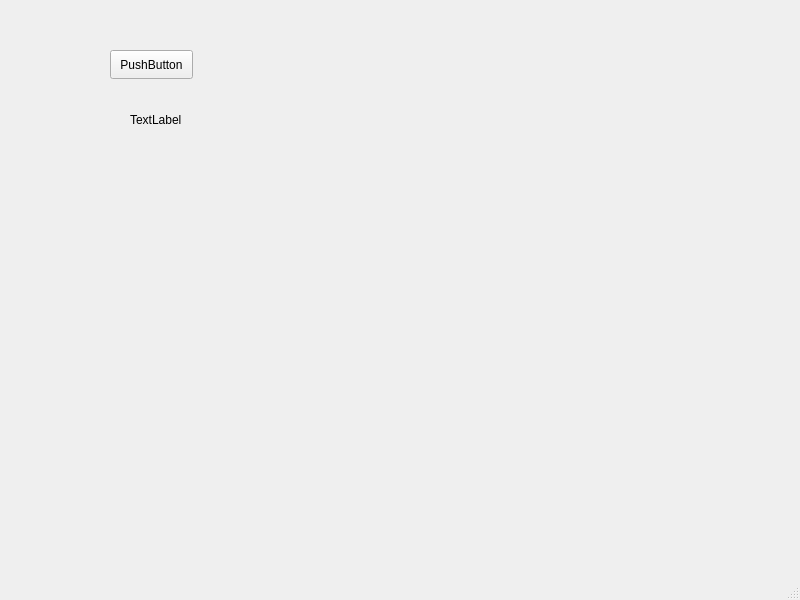
<?xml version="1.0" encoding="UTF-8"?>
<ui version="4.0">
 <class>MainWindow</class>
 <widget class="QMainWindow" name="MainWindow">
  <property name="geometry">
   <rect>
    <x>0</x>
    <y>0</y>
    <width>800</width>
    <height>600</height>
   </rect>
  </property>
  <property name="windowTitle">
   <string>MainWindow</string>
  </property>
  <widget class="QWidget" name="centralwidget">
   <widget class="QLabel" name="label">
    <property name="geometry">
     <rect>
      <x>130</x>
      <y>110</y>
      <width>63</width>
      <height>20</height>
     </rect>
    </property>
    <property name="text">
     <string>TextLabel</string>
    </property>
   </widget>
   <widget class="QPushButton" name="pushButton">
    <property name="geometry">
     <rect>
      <x>110</x>
      <y>50</y>
      <width>83</width>
      <height>29</height>
     </rect>
    </property>
    <property name="text">
     <string>PushButton</string>
    </property>
   </widget>
  </widget>
  <widget class="QMenuBar" name="menubar">
   <property name="geometry">
    <rect>
     <x>0</x>
     <y>0</y>
     <width>800</width>
     <height>25</height>
    </rect>
   </property>
  </widget>
  <widget class="QStatusBar" name="statusbar"/>
 </widget>
 <resources/>
 <connections/>
</ui>
